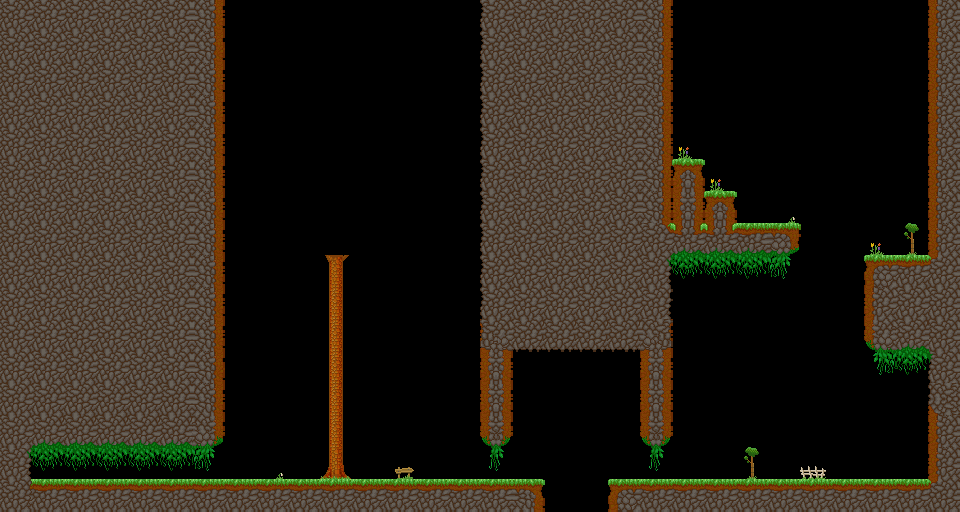

This is a level from a 2D game, rendered from its Tiled map with the project's own tilesets. A one-line summary and the map file follow, with tile-layer data summarised:
An orthogonal 30x16 tile map with 32x32 px tiles, 5 tile layers (background, main, foreground, hidden, ...), 4 tilesets and 73 objects (33x spike, 11x veggie, 3x door, 2x key, treetop_big, ...).

<map version="1.5" tiledversion="1.7.2" orientation="orthogonal" renderorder="right-down" width="30" height="16" tilewidth="32" tileheight="32" infinite="0" nextlayerid="11" nextobjectid="76">
 <properties>
  <property name="hints" value="key_hardblocks" />
  <property name="time_to_beat" value="11" />
 </properties>
 <tileset firstgid="1" name="grass_level" tilewidth="33" tileheight="33" spacing="1" margin="1" tilecount="144" columns="16">
  <image source="../../sprites/tilesets/34tile.png" width="544" height="306" />
 </tileset>
 <tileset firstgid="145" name="treetops_big_96" tilewidth="96" tileheight="64" tilecount="2" columns="2">
  <image source="../../sprites/objects/scenery/treetops_big_96.png" width="192" height="64" />
 </tileset>
 <tileset firstgid="147" name="object_tilemap_16" tilewidth="16" tileheight="16" tilecount="12" columns="4">
  <image source="../../sprites/tilesets/object_tilemap_16.png" width="64" height="48" />
 </tileset>
 <tileset firstgid="159" name="object_tilemap_32" tilewidth="32" tileheight="32" tilecount="25" columns="5">
  <image source="../../sprites/tilesets/object_tilemap_32.png" width="160" height="160" />
  <tile id="0">
   <properties>
    <property name="item_no" value="5" />
    <property name="type" value="costume_head" />
   </properties>
  </tile>
  <tile id="1">
   <properties>
    <property name="spawn" value="spawn" />
   </properties>
  </tile>
  <tile id="2">
   <properties>
    <property name="goal" value="goal" />
   </properties>
  </tile>
  <tile id="3">
   <properties>
    <property name="name" value="pig" />
   </properties>
  </tile>
  <tile id="4">
   <properties>
    <property name="direction" value="left" />
    <property name="name" value="walking_enemy" />
   </properties>
  </tile>
 </tileset>
 <layer id="1" name="background" width="30" height="16">
  <properties>
   <property name="background" value="background" />
  </properties>
  <data>[480 cells, 20 non-empty, 11 distinct tile ids]</data>
 </layer>
 <layer id="2" name="main" width="30" height="16">
  <data>[480 cells, 201 non-empty, 30 distinct tile ids]</data>
 </layer>
 <layer id="3" name="foreground" width="30" height="16">
  <properties>
   <property name="foreground" value="foreground" />
  </properties>
  <data>[480 cells, 28 non-empty, 10 distinct tile ids]</data>
 </layer>
 <layer id="4" name="hidden" width="30" height="16">
  <data>[480 cells, 98 non-empty, 4 distinct tile ids]</data>
 </layer>
 <layer id="5" name="hints" width="30" height="16">
  <properties>
   <property name="Hardblocks" value="Sometimes it's:better to save:the key for later use!" />
  </properties>
  <data>[480 cells, 0 non-empty, 0 distinct tile ids]</data>
 </layer>
 <objectgroup color="#e70000" id="6" name="hard-blocks">
  <object id="1" x="0" y="0" width="32" height="512" />
  <object id="2" x="0" y="416" width="224" height="32" />
  <object id="3" x="192" y="96" width="32" height="288" />
  <object id="4" x="0" y="480" width="544" height="32" />
  <object id="5" x="480" y="0" width="32" height="448" />
  <object id="6" x="512" y="320" width="128" height="32" />
  <object id="7" x="608" y="480" width="352" height="32" />
  <object id="8" x="640" y="0" width="32" height="448" />
  <object id="9" x="672" y="160" width="32" height="96" />
  <object id="10" x="704" y="192" width="32" height="64" />
  <object id="11" x="736" y="224" width="64" height="32" />
  <object id="12" x="864" y="256" width="64" height="96" />
  <object id="13" x="928" y="0" width="32" height="480" />
  <object id="74" x="192" y="0" width="32" height="64" />
 </objectgroup>
 <objectgroup color="#0055ff" id="7" name="soft-blocks">
  <object id="14" x="32" y="128" width="96" height="32" />
  <object id="15" x="128" y="192" width="64" height="32" />
  <object id="16" x="32" y="256" width="64" height="32" />
  <object id="17" x="128" y="288" width="64" height="32" />
  <object id="18" x="32" y="352" width="96" height="32" />
 </objectgroup>
 <objectgroup id="8" name="treetop_big">
  <object id="19" name="treetop_big" gid="145" x="288" y="256" width="96" height="64">
   <properties>
    <property name="position" value="front" />
   </properties>
  </object>
 </objectgroup>
 <objectgroup id="9" name="objects-16px">
  <object id="20" name="key" gid="153" x="88" y="216" width="16" height="16">
   <properties>
    <property name="color" value="red" />
   </properties>
  </object>
  <object id="21" name="key" gid="152" x="304" y="464" width="16" height="16">
   <properties>
    <property name="color" value="blue" />
   </properties>
  </object>
  <object id="22" name="veggie" gid="150" x="272" y="112" width="16" height="16" />
  <object id="23" name="veggie" gid="150" x="296" y="160" width="16" height="16" />
  <object id="24" name="veggie" gid="150" x="368" y="464" width="16" height="16" />
  <object id="25" name="veggie" gid="150" x="416" y="464" width="16" height="16" />
  <object id="26" name="veggie" gid="150" x="560" y="416" width="16" height="16" />
  <object id="27" name="veggie" gid="150" x="576" y="432" width="16" height="16" />
  <object id="28" name="veggie" gid="150" x="544" y="432" width="16" height="16" />
  <object id="29" name="veggie" gid="150" x="728" y="464" width="16" height="16" />
  <object id="30" name="veggie" gid="150" x="824" y="256" width="16" height="16" />
  <object id="31" name="veggie" gid="150" x="888" y="240" width="16" height="16" />
  <object id="32" name="veggie" gid="150" x="328" y="216" width="16" height="16" />
  <object id="33" name="spike" gid="154" x="552" y="496" width="16" height="16" />
  <object id="34" name="spike" gid="154" x="592" y="512" width="16" height="16" />
  <object id="35" name="spike" gid="154" x="544" y="512" width="16" height="16" />
  <object id="36" name="spike" gid="154" x="560" y="512" width="16" height="16" />
  <object id="37" name="spike" gid="154" x="576" y="512" width="16" height="16" />
  <object id="38" name="spike" gid="154" x="896" y="480" width="16" height="16" />
  <object id="39" name="spike" gid="154" x="928" y="472" width="16" height="16" />
  <object id="40" name="spike" gid="154" x="928" y="440" width="16" height="16" />
  <object id="41" name="spike" gid="154" x="928" y="456" width="16" height="16" />
  <object id="42" name="spike" gid="154" x="912" y="456" width="16" height="16" />
  <object id="43" name="spike" gid="154" x="728" y="224" width="16" height="16" />
  <object id="44" name="spike" gid="154" x="728" y="240" width="16" height="16" />
  <object id="45" name="spike" gid="154" x="744" y="224" width="16" height="16" />
  <object id="46" name="spike" gid="154" x="568" y="480" width="16" height="16" />
  <object id="47" name="spike" gid="154" x="584" y="496" width="16" height="16" />
  <object id="48" name="spike" gid="154" x="592" y="496" width="16" height="16" />
  <object id="49" name="spike" gid="154" x="576" y="512" width="16" height="16" />
  <object id="50" name="spike" gid="154" x="552" y="504" width="16" height="16" />
  <object id="51" name="spike" gid="154" x="568" y="488" width="16" height="16" />
  <object id="52" name="spike" gid="154" x="576" y="504" width="16" height="16" />
  <object id="53" name="spike" gid="154" x="736" y="224" width="16" height="16" />
  <object id="54" name="spike" gid="154" x="728" y="240" width="16" height="16" />
  <object id="55" name="spike" gid="154" x="944" y="448" width="16" height="16" />
  <object id="56" name="spike" gid="154" x="936" y="464" width="16" height="16" />
  <object id="57" name="spike" gid="154" x="928" y="448" width="16" height="16" />
  <object id="58" name="spike" gid="154" x="920" y="472" width="16" height="16" />
  <object id="59" name="spike" gid="154" x="912" y="472" width="16" height="16" />
  </objectgroup>
 <objectgroup id="10" name="objects-32px">
  <!-- 7 objects omitted --></objectgroup>
</map>
<!-- 13 of 73 objects omitted -->
